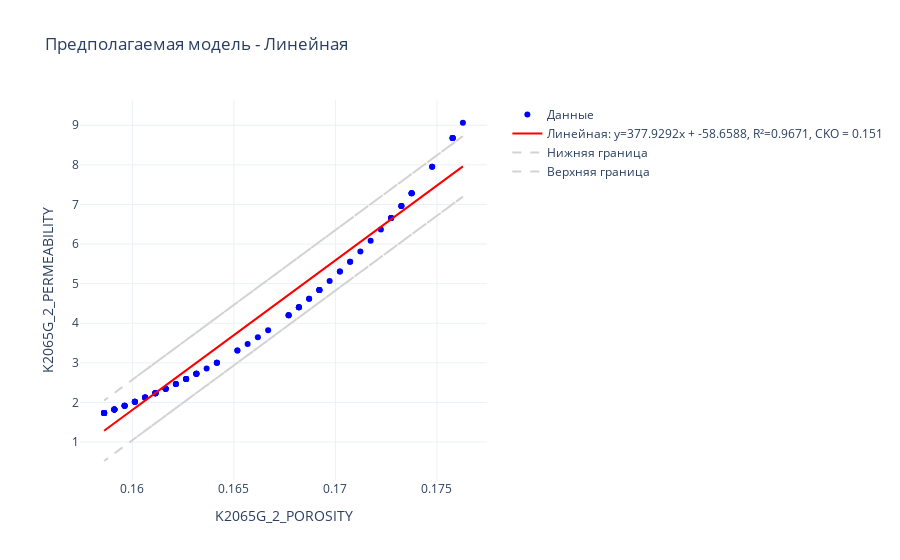
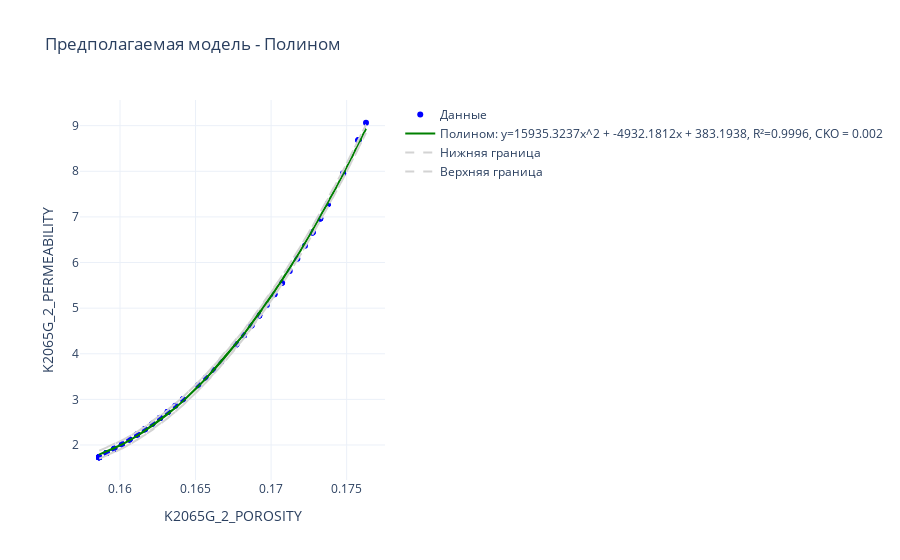
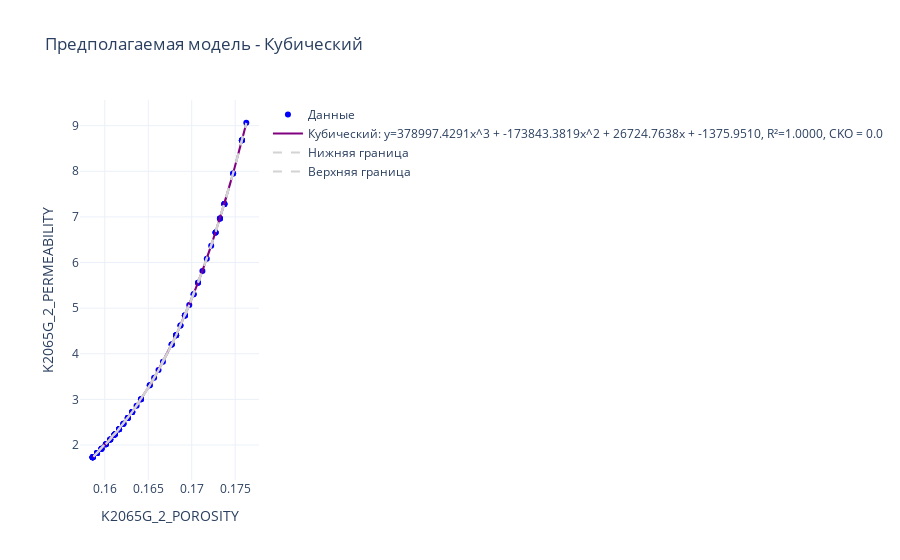
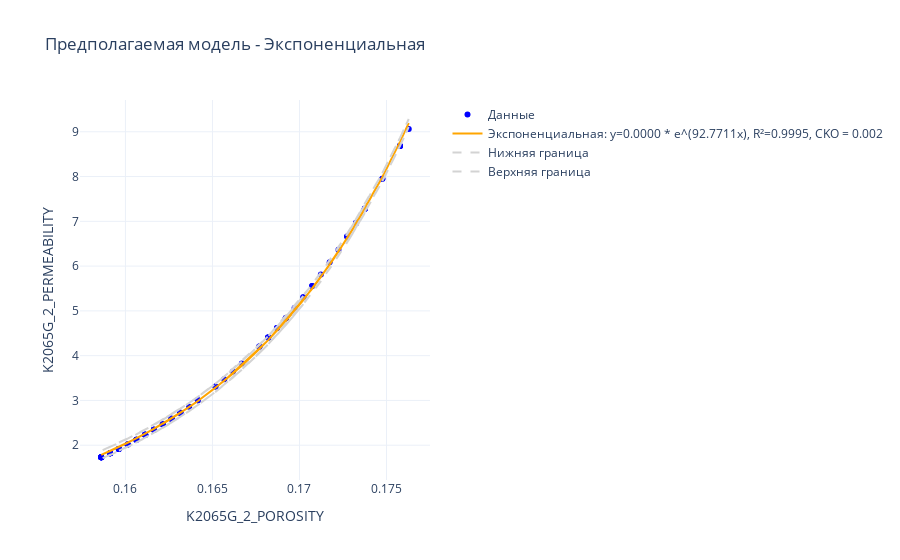

The notebook cell these images were saved under, in order:
### Code cell
fit_and_plot_lists_7(K2065G_2_POROSITY, K2065G_2_PERMEABILITY, "K2065G_2_POROSITY", "K2065G_2_PERMEABILITY")
